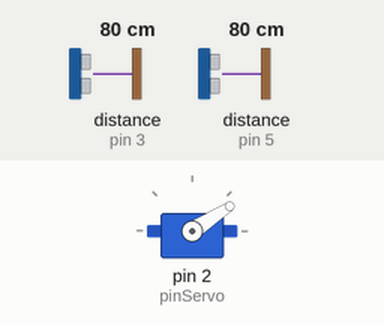
Bench run of a sketch on a simulated Arduino Uno, built with avr-gcc and run on an emulated ATmega328P. Shown: servo. Wiring (inferred from the names in the program): ultrasonic range finder: trigger pin 6; echo pin 5. The test bench sets the inputs (shaded band); at power-on: distance to the obstacle (sensors on pin 5, pin 3) 80 cm. The echo pulse lasts 58.3 µs per cm; what the sketch prints to the serial monitor is not drawn.

Above: at 1.2 s.
1.3 s: distance to the obstacle (sensor on pin 5) set to 2 cm
At 1.8 s:
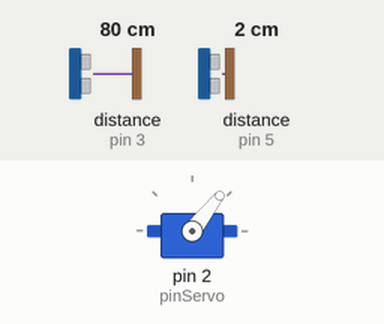
4.3 s: distance to the obstacle (sensor on pin 3) set to 2 cm
At 5.91 s:
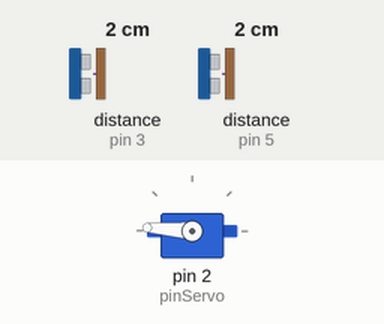
7.3 s: distance to the obstacle (sensor on pin 3) set to 250 cm
At 8.1 s:
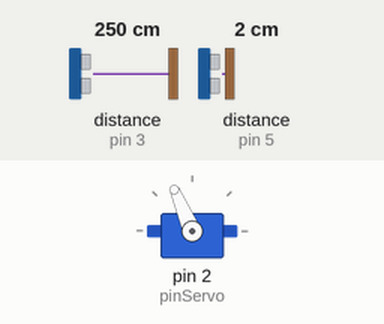
10.3 s: distance to the obstacle (sensor on pin 3) set to 4 cm
At 11.98 s:
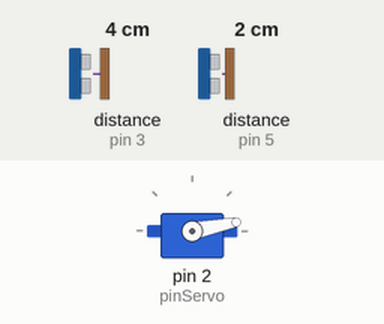
13.3 s: distance to the obstacle (sensor on pin 5) set to 60 cm
16.3 s: distance to the obstacle (sensor on pin 3) set to 299 cm
Timing chart, 0 to 20.3 s (numbered marks = the images above; inputs shaded):
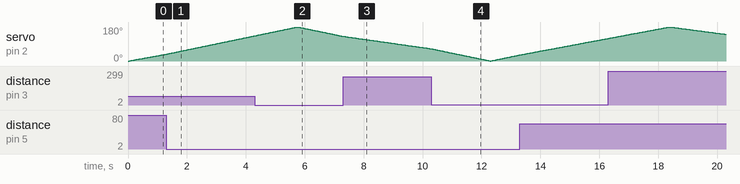

Measured:
- by itself, servo on pin 2 (pinServo): rises from 119° to 180° in 2.1 s, then falls to 141° in 1.9 s

The sketch:

radar.ino
```cpp
////////////////////////////////////////////////////////////////////////////
//            ------ Radar Ultrassônico de 360º -------
//               Projeto: Radar com HC-SR04
//               Autora: Ivoneide Duarte
//               Data: 28/06/2020
///////////////////////////////////////////////////////////////////////////

#include <Servo.h> //Biblioteca do Servo Motor

//Conexões para o primeiro sensor de distância
const int pinTrigger_1 = 6;
const int pinEcho_1 = 5;

//Conexões para o segundo sensor de distância
const int pinTrigger_2 = 4;
const int pinEcho_2 = 3;

#define pinServo 2

long tempo_1, tempo_2;
int dist_1, dist_2; //Distâncias

Servo servo;

void setup()
{
  pinMode(pinTrigger_1, OUTPUT); //Pino de trigger será saída digital
  pinMode(pinEcho_1, INPUT);     //Pino de echo será entrada digital
  pinMode(pinTrigger_2, OUTPUT);
  pinMode(pinEcho_2, INPUT);

  servo.attach(pinServo);        //Anexar o servo

  Serial.begin(9600);            //Inicia comunicação serial
}

void loop()
{
  for (byte i = 0; i <= 180; i++)
  { // O servo irá girar de 0° até 180°
    servo.write(i);
    delay(30);

    //Mostra a distância do primeiro sensor
    dist_1 = calculoDistancia_1();
    Serial.print(i);         // Mostra na serial qual o angulo de giro o servo está naquele momento
    Serial.print(",");       // Aqui vamos separar o angulo da distancia calculada com uma vírgula
    Serial.print(dist_1);    // Mostra a distancia que o sensor está calculando
    Serial.print(".");       // Coloca um '.' depois da distancia para indexar no processing a distancia

  }

  for (byte i = 180; i > 0; i--)
  { // O servo irá girar de 180° até 0°
    servo.write(i);
    delay(30);

    //Mostra a distância do segundo sensor
    dist_2 = calculoDistancia_2();
    Serial.print(i);
    Serial.print(",");
    Serial.print(dist_2);
    Serial.print(".");
  }
}

int calculoDistancia_1()
{
  digitalWrite(pinTrigger_1, LOW); // Aqui vou desligar o trigger para poder realizar os pulsos
  delayMicroseconds(2); //Desativado

  digitalWrite(pinTrigger_1, HIGH); //Pulso de trigger em nível alto
  delayMicroseconds(10);  //Pulso ativo  //duração de 10 microsegundos
  digitalWrite(pinTrigger_1, LOW);  //Pulso de trigge em nível baixo
  tempo_1 = pulseIn(pinEcho_1, HIGH); //Escuta a porta 10(Echo), tempo de echo: 10 microssegundos e 3min
  dist_1 = tempo_1 * 0.034 / 2; // Por fim, esta é a fórmula que utilizamos para converter o tempo na distancia do objeto até o sensor

  return dist_1;
}

int calculoDistancia_2()
{
  digitalWrite(pinTrigger_2, LOW); // Aqui vou desligar o trigger para poder realizar os pulsos
  delayMicroseconds(2); //Desativado

  digitalWrite(pinTrigger_2, HIGH); //Pulso de trigger em nível alto
  delayMicroseconds(10);  //Pulso ativo  //duração de 10 microsegundos
  digitalWrite(pinTrigger_2, LOW);  //Pulso de trigge em nível baixo
  tempo_2 = pulseIn(pinEcho_2, HIGH); //Escuta a porta 10(Echo), tempo de echo: 10 microssegundos e 3min
  dist_2 = tempo_2 * 0.034 / 2; // Por fim, esta é a fórmula que utilizamos para converter o tempo na distancia do objeto até o sensor

  return dist_2;
}
```
